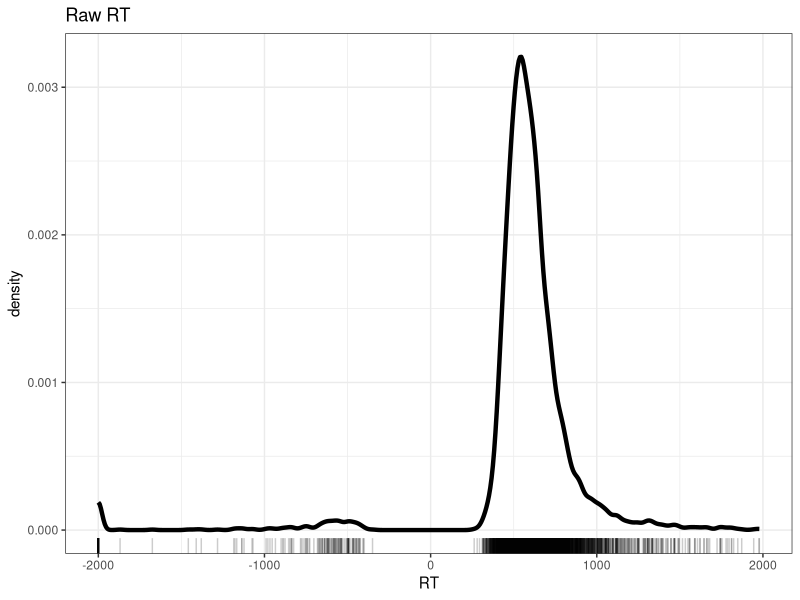
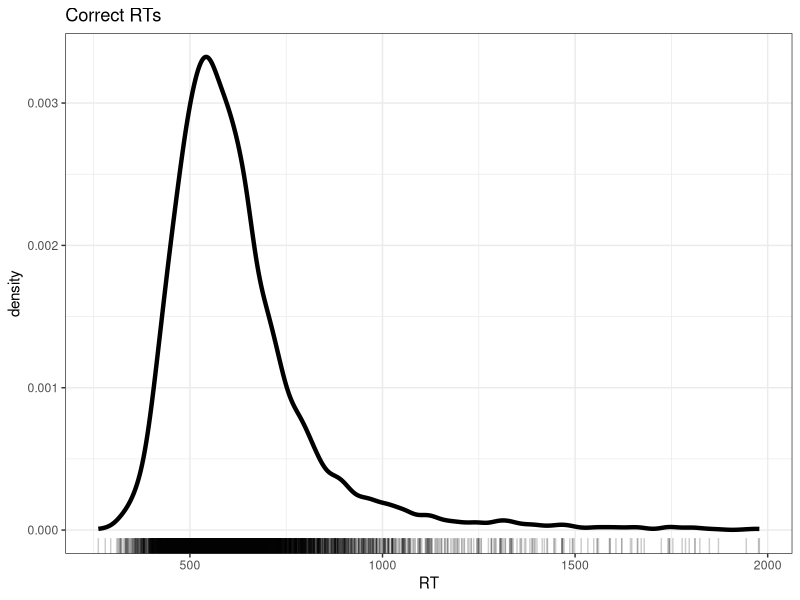
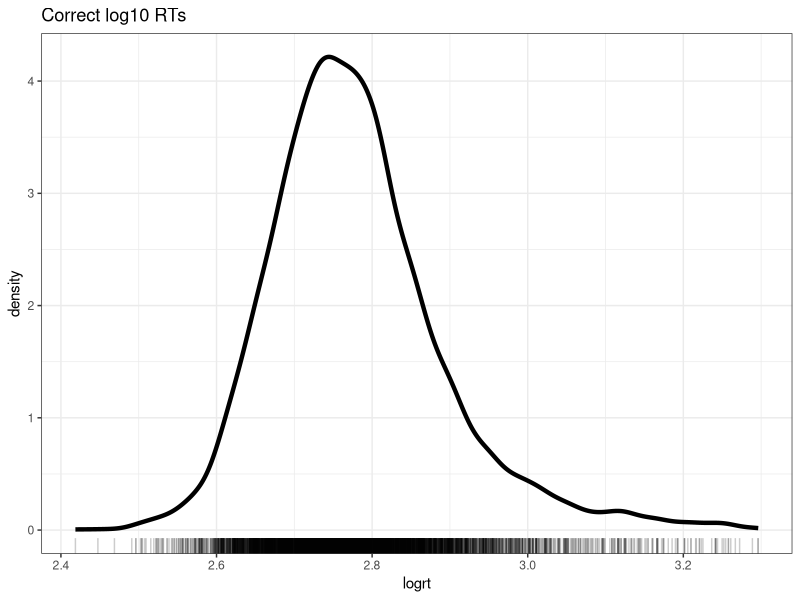
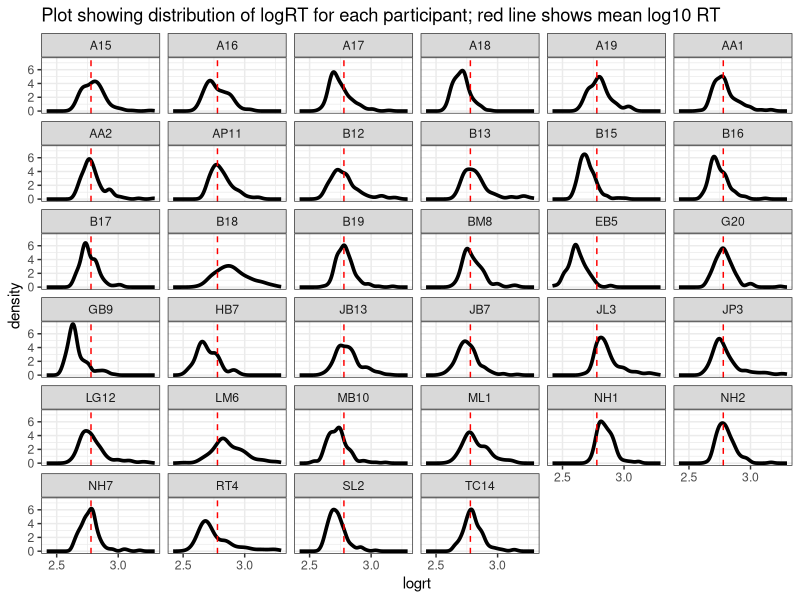
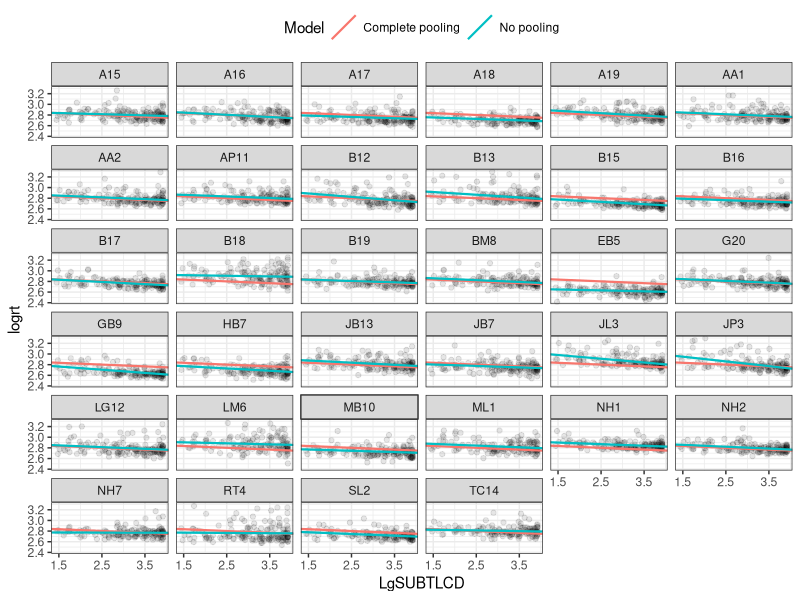
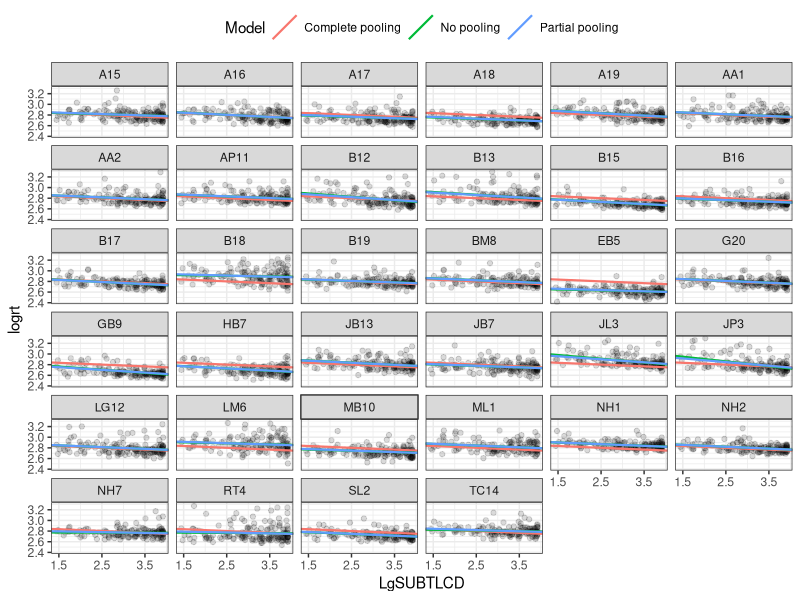
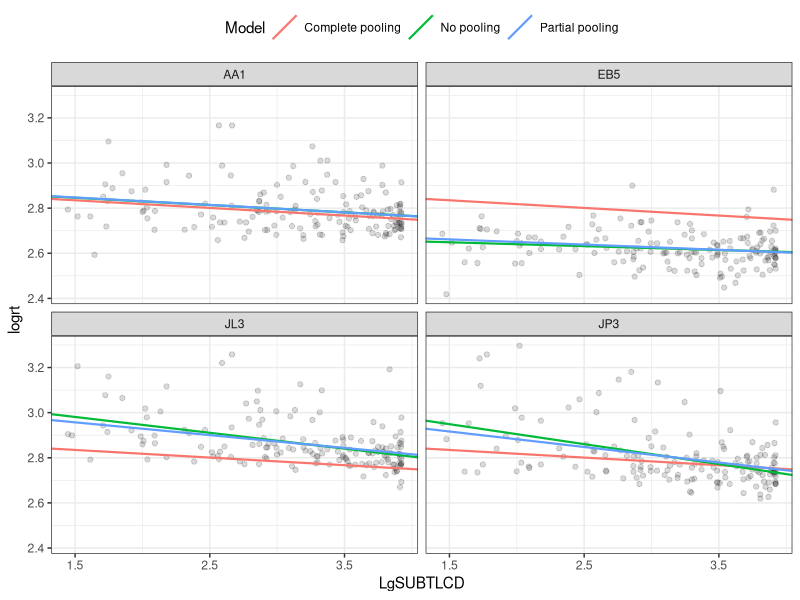
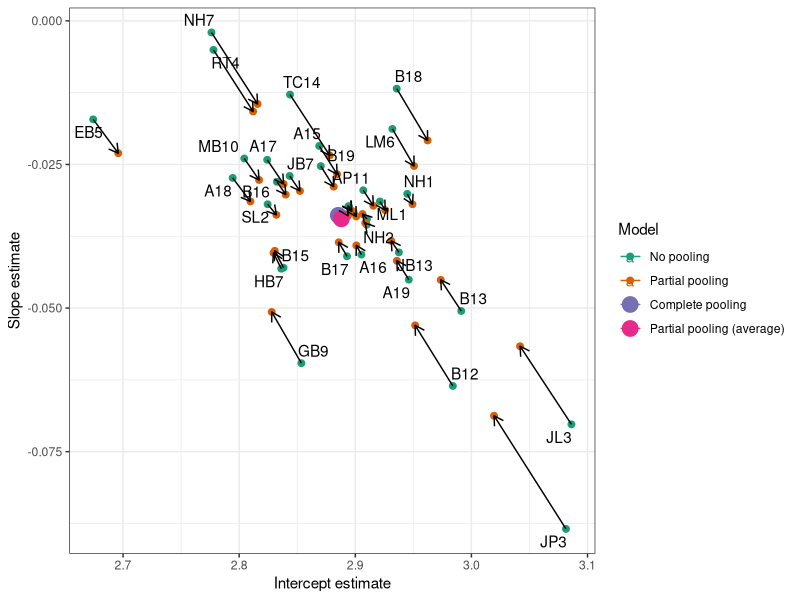

Write R code to recreate these figures, in order.

############################################################################################################


# In this workbook -- 03-mixed -- our learning targets are:

# -- get practice running the code: so that you can reproduce the figures and results from the lecture and in 
# the book chapter
# -- exercise skills by varying code -- changing variables, changing options -- so that you can see how the code works
# -- use the opportunity to reflect on and evaluate results -- so that we can support growth in development of 
# understanding of main ideas


# We have reached the stage where our learning targets can be detailed -- here, we are concerned with:

# -- be able to specify a mixed-effects model in lmer() code
# -- be able to identify how the mixed-effects model code varies depending on the kinds of random effects 

# -- be able to identify the elements of the output or results that come from an lmer() mixed-effects analysis
# -- be able to interpret the fixed-effects estimates
# -- be able to interpret the random effects estimates, variance, covariance

# -- be able to describe in words and summary tables the results of a mixed-effects model
# -- be able to visualise the effects estimates from a mixed-effects model



############################################################################################################


# -- In the following steps:
# -- I first show you how to prepare data for analysis, just run the code and do the exercises;
# -- I then walk through a sequence of tasks where I show you how to fit and compare a series of models, again,
# just run the code and do the exercises;
# -- the critical step is Step 7, where I ask you to follow the examples, running your own series of models
# but with your selection of variables;
# -- finally, I show you how to reproduce some of the keyplots from the book chapter and slides, for your
# information


############################################################################################################
## Step 1: Set-up ##########################################################################################


# -- Task 1 -- Run this code to load relevant libraries

library(broom)
library(gridExtra)
library(here)
library(lme4)
library(tidyverse)



############################################################################################################
## Step 2: Load data #######################################################################################


# -- Task 2 -- Read in the data file we will be using:

ML.all <- read_csv("subjects.behaviour.words-310114.csv", na = "-999")


# -- And inspect it:

head(ML.all)



############################################################################################################
## Step 3: Tidy data #######################################################################################


# -- We shall be filtering the data and transforming one variable.
# -- We do this work and use data visualization to examine the impacts of the actions.


# -- Task 3 -- Produce a density plot showing word recognition reaction time, correct and incorrect responses

ML.all %>%
  ggplot(aes(x = RT)) +
  geom_density(size=1.5) +
  geom_rug(alpha = .2) +
  ggtitle("Raw RT") +
  theme_bw()  


# -- Task 4 -- You should try out alternative visualisation methods to reveal the patterns in the distribution of
# variables in the ML dataset (or in your own data).

# Take a look at the geoms documented in: 
#   https://ggplot2.tidyverse.org/reference/#section-layer-geoms

# Would a histogram or a frequency polygon provide a more informative view? 
#   https://ggplot2.tidyverse.org/reference/geom_histogram.html

# What about a dotplot? 
#   https://ggplot2.tidyverse.org/reference/geom_dotplot.html


# -- Task 5 -- Filter out incorrect and outlier short RT observations

ML.all.correct <- filter(ML.all, RT >= 200)


# -- Task 6 -- Check out the impact of filtering on the number of rows in the dataset

length(ML.all$RT)
length(ML.all.correct$RT)


# -- Task 7 -- Produce a density plot showing word recognition reaction time, correct responses only

ML.all.correct %>%
  ggplot(aes(x = RT)) +
  geom_density(size=1.5) + 
  geom_rug(alpha = .2) +
  ggtitle("Correct RTs") +
  theme_bw()


# -- Task 8 -- Vary the filter conditions in different ways:
  
# 1. Change the threshold for including RTs from RT >= 200 to something else
# 2. Can you assess what impact the change has? 
# Note that you can count the number of observations (rows) in a dataset using e.g. length()
  
  
# -- Task 9 -- Transform RT to log base 10 RT

ML.all.correct$logrt <- log10(ML.all.correct$RT)			


# -- Task 10 -- Produce a density plot showing log10 transformed reaction time, correct responses only

ML.all.correct %>%
  ggplot(aes(x = logrt)) +
  geom_density(size = 1.5) + 
  geom_rug(alpha = .2) +
  ggtitle("Correct log10 RTs") +
  theme_bw()


# -- Task 11 -- Produce a density plot showing log10 transformed reaction time, correct responses, 
# separately for each participant

ML.all.correct %>%
  mutate(mean_logrt = mean(logrt, na.rm = TRUE)) %>%
  ungroup() %>%
  mutate(subjectID = fct_reorder(subjectID, mean_logrt)) %>%
  ggplot(aes(x = logrt)) +
  geom_density(size = 1.25) +
  facet_wrap(~ subjectID) +
  geom_vline(xintercept = 2.778807, colour = "red", linetype = 2) +
  scale_x_continuous(breaks = c(2.5,3)) +
  ggtitle("Plot showing distribution of logRT for each participant; red line shows mean log10 RT") +
  theme_bw()


# -- Task 12 -- Can you work out how to adapt the plotting code to show a grid of histograms?


# -- Task 13 -- Can you work out how to adapt the code to show a grid of plots indicating the distribution
# of log RT by different items (instead of participants)?



############################################################################################################
## Step 4: Use lm ##########################################################################################


# -- As we have done before, we can analyze the data to estimate the effect of frequency, at first,
# ignoring the impact of multilevel structure in our data

ML.all.correct.lm  <- lm(logrt ~
                             
                             LgSUBTLCD,     
                           
                           data = ML.all.correct)

summary(ML.all.correct.lm)


# -- Task 14 -- Vary the linear model using different outcomes or predictors

# It would be useful to experiment with the data.
# 1. Change the predictor from frequency to something else
# -- what do you see when you visualize the relationship between outcome and predictor variables 
# using scatterplots?
# 2. Specify linear models with different predictors: do the relationships you see in plots match the 
# coefficients you see in the model estimates?



############################################################################################################
## Step 4: Use lmer ########################################################################################


# -- Task 15 -- fit a linear mixed-effects model to estimate the effect of frequency on log RT
# while taking into account random effects
  
ML.all.correct.lmer  <- lmer(logrt ~

                           LgSUBTLCD +

                           (LgSUBTLCD + 1|subjectID) +

                           (1|item_name),

                         data = ML.all.correct)

summary(ML.all.correct.lmer)



############################################################################################################
## Step 5: Compare models with different random effects ####################################################


# -- Task 16 -- fit a linear mixed-effects model
# -- using REML
# -- with varying random effects

## ------------------------------------------------------------------------------------------------------------------------
ML.all.correct.lmer.REML.si  <- lmer(logrt ~ LgSUBTLCD + 
                                    
                                          (1|subjectID) + (1|item_name),

                                          data = ML.all.correct, REML = TRUE)

summary(ML.all.correct.lmer.REML.si)


## ------------------------------------------------------------------------------------------------------------------------
ML.all.correct.lmer.REML.i  <- lmer(logrt ~

                                          LgSUBTLCD + (1|item_name),

                                          data = ML.all.correct, REML = TRUE)

summary(ML.all.correct.lmer.REML.i)


## ------------------------------------------------------------------------------------------------------------------------
ML.all.correct.lmer.REML.s  <- lmer(logrt ~

                                          LgSUBTLCD + (1|subjectID),

                                          data = ML.all.correct, REML = TRUE)

summary(ML.all.correct.lmer.REML.s)


# -- Task 17 -- Compare the different models using anova()


## ------------------------------------------------------------------------------------------------------------------------
anova(ML.all.correct.lmer.REML.si, ML.all.correct.lmer.REML.i, refit = FALSE)


## ------------------------------------------------------------------------------------------------------------------------
anova(ML.all.correct.lmer.REML.si, ML.all.correct.lmer.REML.s, refit = FALSE)


# -- Task 18 -- We know what our conclusions will be, as these analyses replicate what the chapter does.


# -- Task 19 -- Now examine whether random slopes are required

## ------------------------------------------------------------------------------------------------------------------------
ML.all.correct.lmer.REML.slopes  <- lmer(logrt ~ LgSUBTLCD + 
                                           
                                                (LgSUBTLCD + 1|subjectID) + (1|item_name),

       data = ML.all.correct, REML = TRUE)


## ------------------------------------------------------------------------------------------------------------------------
anova(ML.all.correct.lmer.REML.si, ML.all.correct.lmer.REML.slopes, refit = FALSE)



############################################################################################################
## Step 6: p-values and significance using lmerTest ########################################################


# -- Task 20 -- Get p-values using lmerTest
library(lmerTest)

ML.all.correct.lmer.REML.slopes  <- lmer(logrt ~ LgSUBTLCD + 
                                           
                                                (LgSUBTLCD + 1|subjectID) + (1|item_name),

       data = ML.all.correct, REML = TRUE)

summary(ML.all.correct.lmer.REML.slopes)



############################################################################################################
## Step 7: Now run your own sequence of lmer models ########################################################


# It will be useful for you to examine model comparisons with a different set of models for the same data.

# You could try to run a series of models in which the fixed effects variable is something different, 
# for example, the effect of word Length or the effect of orthographic neighbourhood size Ortho_N.


# I would consider the model comparisons in the sequence shown in the foregoing, one pair of models at a 
# time, to keep it simple.
# When you look at the model comparison, ask: is the difference between the models a piece of complexity 
# (an effect) whose inclusion in the more complex model is justified or warranted by improved model fit 
# to data?



############################################################################################################
# Reproduce the plots in the chapter and slides ############################################################


# Note that to produce the following plots, I adapted Tristan Mahr's code, here:
# https://www.tjmahr.com/plotting-partial-pooling-in-mixed-effects-models/


# -- Compare no vs. complete pooling estimates

# -- get no pooling estimates by running lm for each participant
df_no_pooling <- lmList(logrt ~
                          
                          LgSUBTLCD | subjectID, ML.all.correct) %>% 
  coef() %>% 
  # Subject IDs are stored as row-names. Make them an explicit column
  rownames_to_column("subjectID") %>% 
  rename(Intercept = `(Intercept)`, Slope_frequency = LgSUBTLCD) %>% 
  add_column(Model = "No pooling")

# -- you can uncomment and inspect the tibble produced by these lines of code
# summary(df_no_pooling)

# -- make the subjectID and model label vectors a factor
df_no_pooling$subjectID <- as.factor(df_no_pooling$subjectID)
df_no_pooling$Model <- as.factor(df_no_pooling$Model)

# -- in contrast, we might consider a complete pooling model where all the 
# information from the participants is combined together
# -- we fit a single line for all data

# -- fit a model on all the data pooled together
m_pooled <- lm(logrt ~ LgSUBTLCD, ML.all.correct) 

# -- repeat the intercept and slope terms for each participant
df_pooled <- data_frame(
  Model = "Complete pooling",
  subjectID = unique(ML.all.correct$subjectID),
  Intercept = coef(m_pooled)[1], 
  Slope_frequency = coef(m_pooled)[2])

# -- inspect
# summary(df_pooled)

# -- make the model label vector a factor
df_pooled$Model <- as.factor(df_pooled$Model)

# -- we can compare these two approaches
# -- instead of calculating the regression lines with stat_smooth(), we can use 
# geom_abline() to draw the lines from our dataframe of intercept and slope 
# parameters

# -- join the raw data so we can use plot the points and the lines
df_models <- bind_rows(df_pooled, df_no_pooling) %>% 
  left_join(ML.all.correct, by = "subjectID")

# -- produce the plot, as a .pdf
# 
# pdf("ML-data-frequency-no-or-complete-pooling.pdf", w = 6, h = 8)

p_model_comparison <- ggplot(df_models) + 
  aes(x = LgSUBTLCD, y = logrt) + 
  # Set the color mapping in this layer so the points don't get a color
  geom_point(alpha = .05) +
  geom_abline(aes(intercept = Intercept, 
                  slope = Slope_frequency, 
                  color = Model),
              size = .75) +
  facet_wrap(~ subjectID) +
  scale_x_continuous(breaks = 1.5:4 * 1) + 
  theme_bw() + 
  theme(legend.position = "top")

p_model_comparison

# dev.off()


# -- Compare no vs. complete  vs. partial pooling estimates
# -- mixed-effects models represent partial pooling of data

# -- we fit a separate line for each cluster of data, one for each participant 
# -- the lmList() function in lme4 automates this process
df_no_pooling <- lmList(logrt ~
                          
                          LgSUBTLCD | subjectID, ML.all.correct) %>% 
  coef() %>% 
  # Subject IDs are stored as row-names. Make them an explicit column
  rownames_to_column("subjectID") %>% 
  rename(Intercept = `(Intercept)`, Slope_frequency = LgSUBTLCD) %>% 
  add_column(Model = "No pooling")

# -- inspect the tibble produced by these lines of code
# summary(df_no_pooling)

# -- make the subjectID and model label vectors a factor
df_no_pooling$subjectID <- as.factor(df_no_pooling$subjectID)
df_no_pooling$Model <- as.factor(df_no_pooling$Model)

# -- in contrast, we might consider a complete pooling model where all the 
# information from the participants is combined together
# -- we fit a single line for all data

# -- fit a model on all the data pooled together
m_pooled <- lm(logrt ~ LgSUBTLCD, ML.all.correct) 

# -- repeat the intercept and slope terms for each participant
df_pooled <- data_frame(
  Model = "Complete pooling",
  subjectID = unique(ML.all.correct$subjectID),
  Intercept = coef(m_pooled)[1], 
  Slope_frequency = coef(m_pooled)[2])

# -- inspect
# summary(df_pooled)

# -- make the model label vector a factor
df_pooled$Model <- as.factor(df_pooled$Model)

# -- we can compare these two approaches
# -- instead of calculating the regression lines with stat_smooth(), we can use 
# geom_abline() to draw the lines from our dataframe of intercept and slope 
# parameters

# -- join the raw data so we can use plot the points and the lines
# df_models <- bind_rows(df_pooled, df_no_pooling) %>% 
#   left_join(ML.all.correct, by = "subjectID")

# -- we fit a mixed-effects model including the fixed effects of the intercept and the frequency effect
# -- as well as the random effects due to differences between participants (subject ID) in intercepts or
# in the slope of the frequency effect, as well as differences between items (item_name) in intercepts

ML.all.correct.lmer  <- lmer(logrt ~
                               
                               LgSUBTLCD + (LgSUBTLCD + 1|subjectID) + (1|item_name),     
                             
                             data = ML.all.correct, REML = FALSE)
# summary(ML.all.correct.lmer)

# -- to visualize these estimates, we extract each participant’s intercept and slope using coef()

# -- make a dataframe with the fitted effects
df_partial_pooling <- coef(ML.all.correct.lmer)[["subjectID"]] %>% 
  rownames_to_column("subjectID") %>% 
  as_tibble() %>% 
  rename(Intercept = `(Intercept)`, Slope_frequency = LgSUBTLCD) %>% 
  add_column(Model = "Partial pooling")

# -- inspect the tibble produced by these lines of code
# summary(df_partial_pooling)

# -- make the subjectID and model label vectors both factors
df_partial_pooling$subjectID <- as.factor(df_partial_pooling$subjectID)
df_partial_pooling$Model <- as.factor(df_partial_pooling$Model)

# -- update the previous plot by using a dataset consisting of of all three models’ estimates

df_models <- rbind(df_pooled, df_no_pooling, df_partial_pooling) %>%
  left_join(ML.all.correct, by = "subjectID")

# -- inspect the differences between the datasets
# summary(df_pooled)
# summary(df_no_pooling)
# summary(df_partial_pooling)
# summary(ML.all.correct)
# summary(df_models)

# -- replace the data-set used in the last plot with this new data-set
# -- and regenerate the plot
# -- we  produce a plot showing the no-pooling, complete-pooling and partial-pooling (mixed effects)
# estimates

# # pdf("ML-data-frequency-no-or-complete-or-partial-pooling.pdf", w = 6, h = 8)

p_model_comparison <- ggplot(df_models) +
  aes(x = LgSUBTLCD, y = logrt) +
  # Set the color mapping in this layer so the points don't get a color
  geom_point(alpha = .05) +
  geom_abline(aes(intercept = Intercept,
                  slope = Slope_frequency,
                  color = Model),
              size = .75) +
  facet_wrap(~ subjectID) +
  scale_x_continuous(breaks = 1.5:4 * 1) +
  theme_bw() +
  theme(legend.position = "top")

p_model_comparison

# # dev.off()


## Zoom in on a few participants
# -- use filter to select a small number of participants

df_zoom <- df_models %>% 
  filter(subjectID %in% c("EB5", "JP3", "JL3", "AA1"))

# -- replace the data-set of the last plot
# -- re-generate the plot with this zoomed-in selection dataset

# pdf("ML-data-frequency-no-or-complete-or-partial-pooling-zoom.pdf", w = 5, h = 5)

p_model_comparison <- ggplot(df_zoom) + 
  aes(x = LgSUBTLCD, y = logrt) + 
  # Set the color mapping in this layer so the points don't get a color
  geom_point(alpha = .05) +
  geom_abline(aes(intercept = Intercept, 
                  slope = Slope_frequency, 
                  color = Model),
              size = .75) +
  facet_wrap(~ subjectID) +
  scale_x_continuous(breaks = 1.5:4 * 1) + 
  theme_bw() + 
  theme(legend.position = "top")

p_model_comparison


## Illustrate shrinkage

# -- the partial pooling model pulls (or shrinks) more extreme estimates towards an overall average
# -- we can visualize this shrinkage effect by plotting a scatterplot of intercept and slope 
# parameters from each model and connecting estimates for the same participant
# -- we use arrows to connect the different estimates for each participant, different estimates
# from no-pooling (per-participant) compared to partial-pooling (mixed-effects) models
# -- the plot shows how more extreme estimates are shrunk towards the global average estimate

# pdf("ML-data-frequency-no-or-complete-or-partial-pooling-shrinkage.pdf", w = 6.5, h = 6.5)

df_fixef <- data_frame(
  Model = "Partial pooling (average)",
  Intercept = fixef(ML.all.correct.lmer)[1],
  Slope_frequency = fixef(ML.all.correct.lmer)[2])

# Complete pooling / fixed effects are center of gravity in the plot
df_gravity <- df_pooled %>% 
  distinct(Model, Intercept, Slope_frequency) %>% 
  rbind(df_fixef)
# df_gravity
#> # A tibble: 2 x 3
#>                       Model Intercept Slope_Days
#>                       <chr>     <dbl>      <dbl>
#> 1          Complete pooling  252.3207   10.32766
#> 2 Partial pooling (average)  252.5426   10.45212

df_pulled <- rbind(df_no_pooling, df_partial_pooling)

ggplot(df_pulled) + 
  aes(x = Intercept, y = Slope_frequency, color = Model) + 
  geom_point(size = 2) + 
  geom_point(data = df_gravity, size = 5) + 
  # Draw an arrow connecting the observations between models
  geom_path(aes(group = subjectID, color = NULL), 
            arrow = arrow(length = unit(.02, "npc"))) + 
  # Use ggrepel to jitter the labels away from the points
  ggrepel::geom_text_repel(
    aes(label = subjectID, color = NULL),
    data = df_no_pooling) +
  # Don't forget 373
  # ggrepel::geom_text_repel(
  #   aes(label = subjectID, color = NULL), 
  #   data = filter(df_partial_pooling, Subject == "373")) + 
  theme(legend.position = "right") + 
  # ggtitle("Pooling of regression parameters") + 
  xlab("Intercept estimate") + 
  ylab("Slope estimate") + 
  scale_color_brewer(palette = "Dark2") +
  theme_bw()
